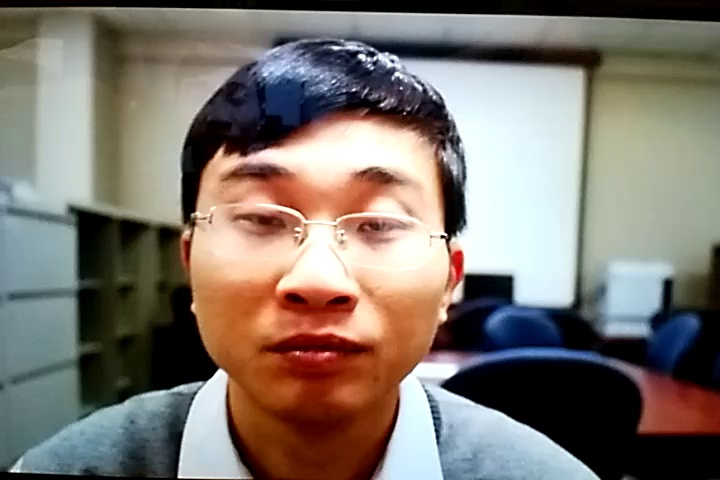
#> input picture data/MSU-MFSD/pics/attack/attack_client001_android_SD_ipad_video_scene01.jpg, 720 x 480 px
$ python -i utils.py   (imports and definitions only)
#> lines starting #> are read from the running program, lines starting #| are printed output that depends on the picture
#> further down, picture is the input picture: shape (480, 720, 3); mean B, G, R 110.8, 118.5, 127.2
import cv2
import numpy as np
import matplotlib.pyplot as plt

def compute_lbp_feature(image, radius=1, neighbors=8):
    """
    Standalone function to compute LBP histogram from an image.
    Useful for quick debugging without instantiating LBPExtractor.
    """
#> called with radius = 1, neighbors = 8
    gray = cv2.cvtColor(image, cv2.COLOR_BGR2GRAY)
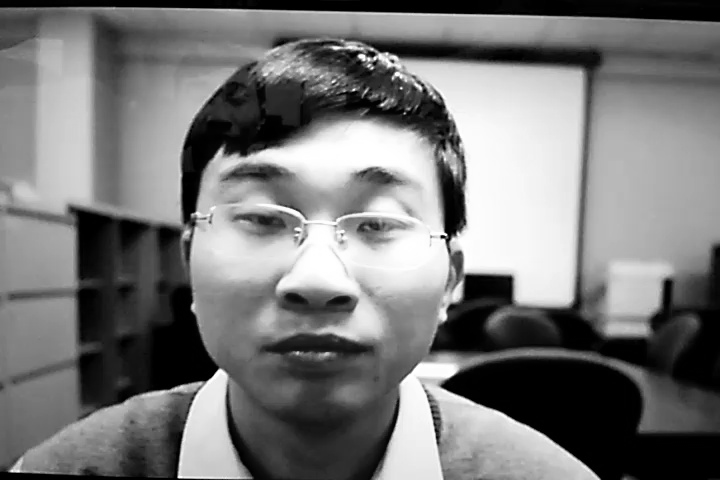
#> gray: shape (480, 720); min 0, max 255, mean 120.2
    lbp = np.zeros_like(gray)

    # Simple LBP implementation for visualization
    # Note: For production, use LBPExtractor which uses scikit-image's optimized implementation
    for r in range(0, gray.shape[0] - 2):
        for c in range(0, gray.shape[1] - 2):
            center = gray[r+1, c+1]
            code = 0
            code |= (gray[r, c] >= center) << 7
            code |= (gray[r, c+1] >= center) << 6
            code |= (gray[r, c+2] >= center) << 5
            code |= (gray[r+1, c+2] >= center) << 4
            code |= (gray[r+2, c+2] >= center) << 3
            code |= (gray[r+2, c+1] >= center) << 2
            code |= (gray[r+2, c] >= center) << 1
            code |= (gray[r+1, c] >= center) << 0
            lbp[r+1, c+1] = code
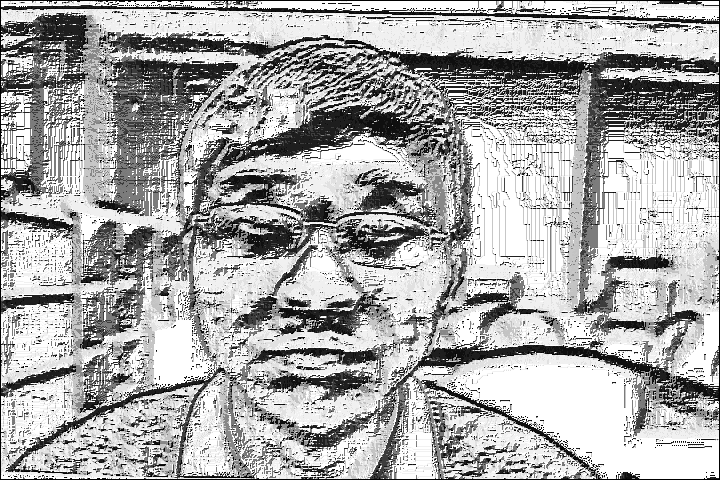
#> lbp: shape (480, 720); min 0, max 255, mean 170.2

    hist, _ = np.histogram(lbp.ravel(), bins=np.arange(0, neighbors + 3), range=(0, neighbors + 2))
#> hist = [4413, 1303, 253, 751, 691, 117, 633, 3057, 210, 123]
    hist = hist.astype("float")
    hist /= (hist.sum() + 1e-7)
#> hist = [0.382, 0.113, 0.0219, 0.065, 0.0598, 0.0101, 0.0548, 0.265, 0.0182, 0.0106]
    return hist, lbp

def plot_lbp_histogram(image, title="LBP Histogram"):
    """
    Visualizes the LBP Texture and its Histogram side-by-side.
    """
    hist, lbp_image = compute_lbp_feature(image)

    plt.figure(figsize=(10, 4))

    plt.subplot(1, 3, 1)
    plt.imshow(cv2.cvtColor(image, cv2.COLOR_BGR2RGB))
    plt.title("Original Image")
    plt.axis("off")

    plt.subplot(1, 3, 2)
    plt.imshow(lbp_image, cmap="gray")
    plt.title("LBP Texture")
    plt.axis("off")

    plt.subplot(1, 3, 3)
    plt.bar(range(len(hist)), hist)
    plt.title("Histogram")

    plt.show()
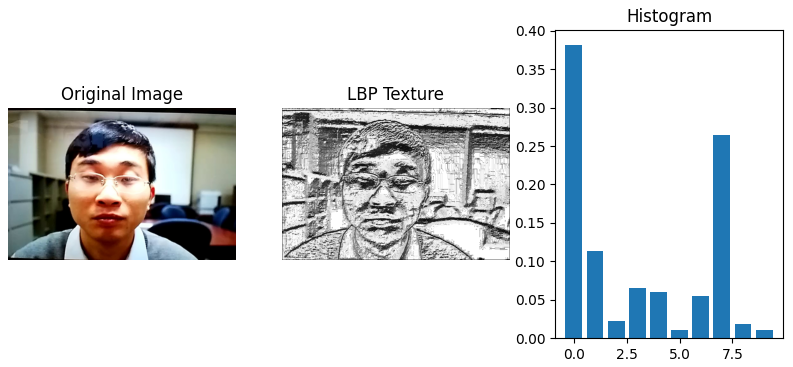
#> figure drawn by matplotlib, 3 panels; panel 3: tallest bar 0.382 high, from x = -0.4 to 0.4

def normalize_image(image):
    """
    Normalizes image pixel values to [0, 1].
    """
    return image.astype("float32") / 255.0

>>> import cv2
>>> picture = cv2.imread('../../data/MSU-MFSD/pics/attack/attack_client001_android_SD_ipad_video_scene01.jpg')
>>> result = plot_lbp_histogram(picture)

$ run again, on data/MSU-MFSD/pics/attack/attack_client005_android_SD_ipad_video_scene01.jpg
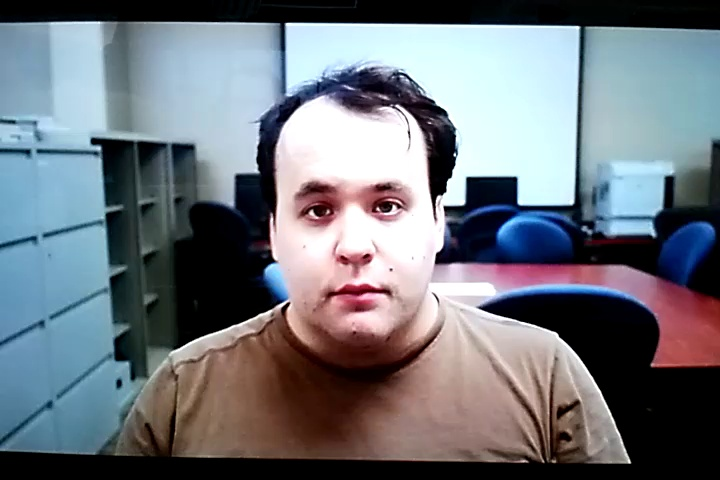
#> input picture data/MSU-MFSD/pics/attack/attack_client005_android_SD_ipad_video_scene01.jpg, 720 x 480 px
#> picture is the input picture: shape (480, 720, 3); mean B, G, R 125.1, 117.6, 112.5
#> after the loop in compute_lbp_feature, `for r in range(0, gray.shape[0] - 2):`:
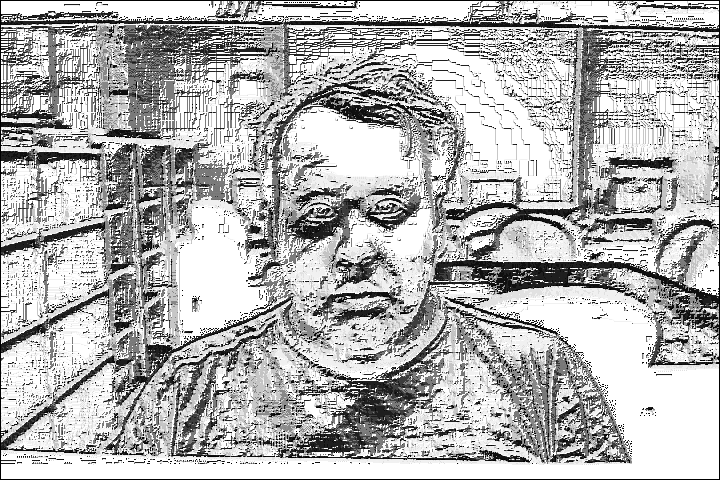
#> lbp: shape (480, 720); min 0, max 255, mean 179.5
#> in compute_lbp_feature, `hist, _ = np.histogram(lbp.ravel(), bins=np.arange(0, neighbors + 3), ..`: hist = [4835, 1456, 265, 718, 1004, 141, 598, 2774, 272, 169]
#> in compute_lbp_feature, `hist /= (hist.sum() + 1e-7)`: hist = [0.395, 0.119, 0.0217, 0.0587, 0.0821, 0.0115, 0.0489, 0.227, 0.0222, 0.0138]
#> in plot_lbp_histogram, `plt.show()`:
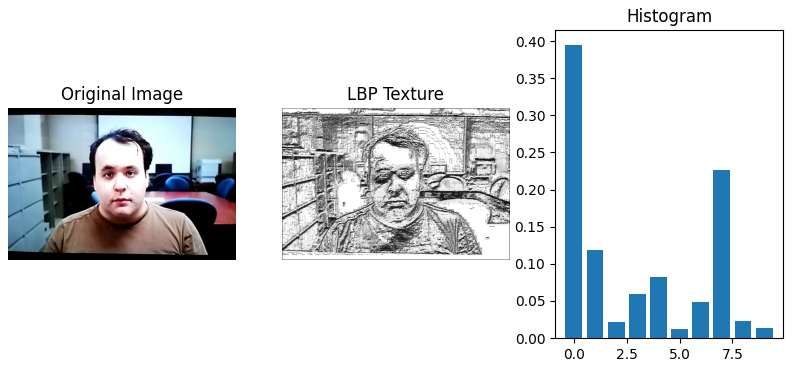
#> figure drawn by matplotlib, 3 panels; panel 3: tallest bar 0.395 high, from x = -0.4 to 0.4

$ run again, on data/MSU-MFSD/pics/attack/attack_client006_android_SD_ipad_video_scene01.jpg
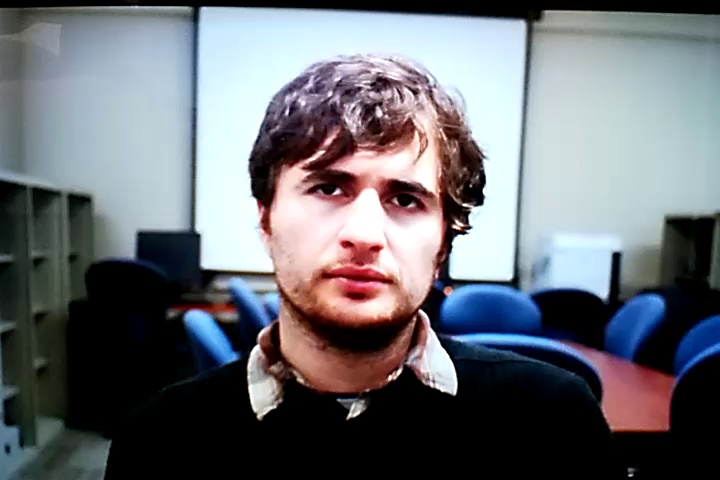
#> input picture data/MSU-MFSD/pics/attack/attack_client006_android_SD_ipad_video_scene01.jpg, 720 x 480 px
#> picture is the input picture: shape (480, 720, 3); mean B, G, R 115.7, 109.9, 107.4
#> after the loop in compute_lbp_feature, `for r in range(0, gray.shape[0] - 2):`:
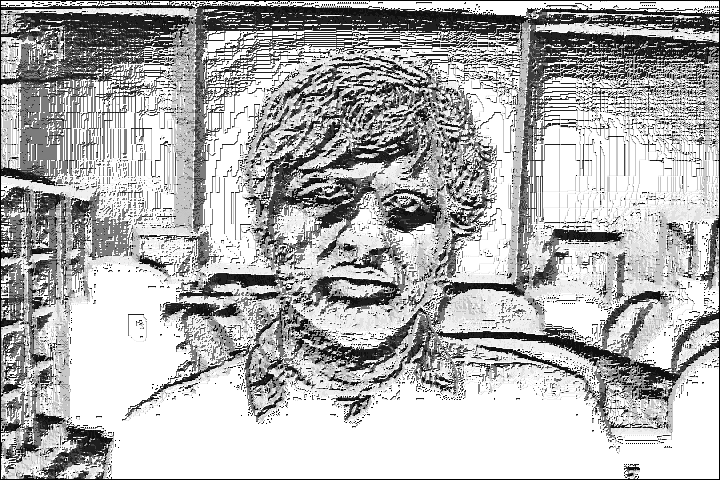
#> lbp: shape (480, 720); min 0, max 255, mean 178.5
#> in compute_lbp_feature, `hist, _ = np.histogram(lbp.ravel(), bins=np.arange(0, neighbors + 3), ..`: hist = [4353, 995, 267, 728, 882, 118, 603, 2898, 210, 94]
#> in compute_lbp_feature, `hist /= (hist.sum() + 1e-7)`: hist = [0.39, 0.0893, 0.024, 0.0653, 0.0791, 0.0106, 0.0541, 0.26, 0.0188, 0.00843]
#> in plot_lbp_histogram, `plt.show()`:
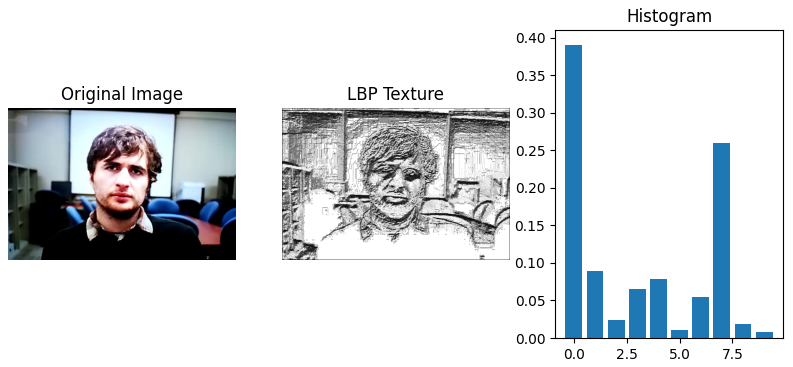
#> figure drawn by matplotlib, 3 panels; panel 3: tallest bar 0.39 high, from x = -0.4 to 0.4

$ run again, on data/MSU-MFSD/pics/attack/attack_client007_android_SD_ipad_video_scene01.jpg
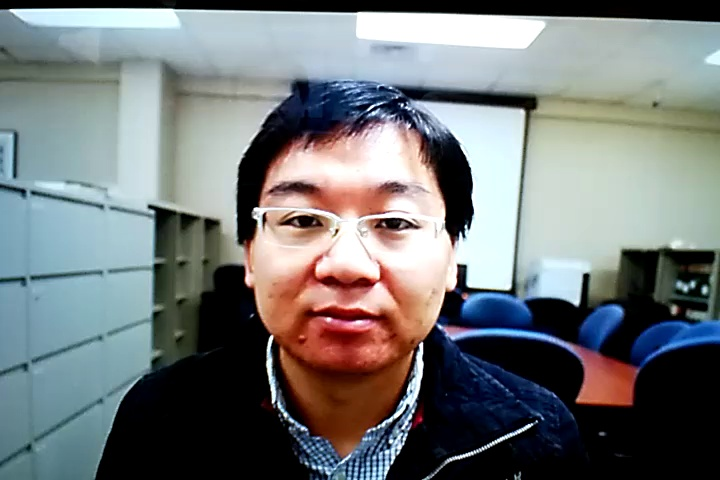
#> input picture data/MSU-MFSD/pics/attack/attack_client007_android_SD_ipad_video_scene01.jpg, 720 x 480 px
#> picture is the input picture: shape (480, 720, 3); mean B, G, R 121, 120, 115.9
#> after the loop in compute_lbp_feature, `for r in range(0, gray.shape[0] - 2):`:
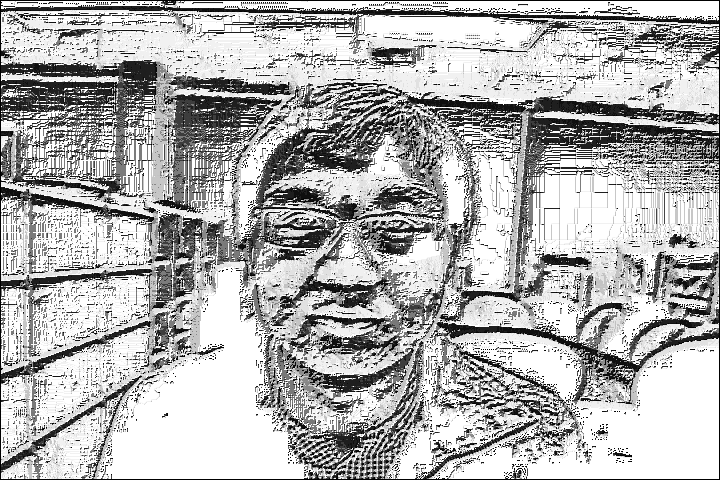
#> lbp: shape (480, 720); min 0, max 255, mean 178.3
#> in compute_lbp_feature, `hist, _ = np.histogram(lbp.ravel(), bins=np.arange(0, neighbors + 3), ..`: hist = [5174, 1380, 284, 770, 1004, 126, 711, 2658, 283, 177]
#> in compute_lbp_feature, `hist /= (hist.sum() + 1e-7)`: hist = [0.412, 0.11, 0.0226, 0.0613, 0.0799, 0.01, 0.0566, 0.212, 0.0225, 0.0141]
#> in plot_lbp_histogram, `plt.show()`:
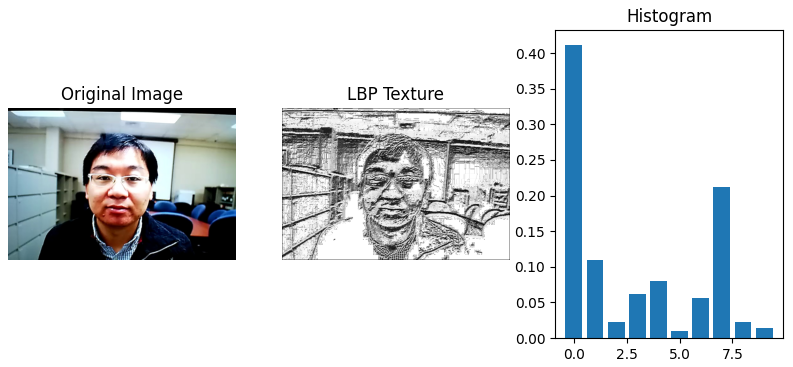
#> figure drawn by matplotlib, 3 panels; panel 3: tallest bar 0.412 high, from x = -0.4 to 0.4
